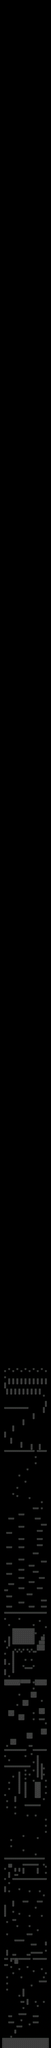

Below is a game level as drawn by its tile map, then a one-line description and the .tmx that defines it (tile-layer data replaced by summaries):
An orthogonal 25x1000 tile map with 32x32 px tiles, 1 tile layer (Tile Layer 1), 2 tilesets.

<map version="1.10" tiledversion="1.10.1" orientation="orthogonal" renderorder="right-down" width="25" height="1000" tilewidth="32" tileheight="32" infinite="0" nextlayerid="2" nextobjectid="1">
 <editorsettings>
  <export target="../map_data/map_data.csv" format="csv" />
 </editorsettings>
 <tileset firstgid="1" source="dungeon_blocks.tsx" />
 <tileset firstgid="17" source="wall_pieces.tsx" />
 <layer id="1" name="Tile Layer 1" width="25" height="1000">
  <data>[25000 cells, 1039 non-empty, 16 distinct tile ids]</data>
 </layer>
</map>
